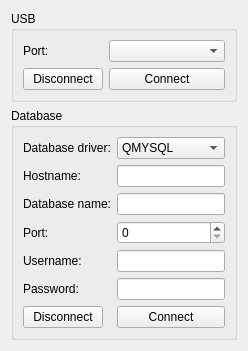
<?xml version="1.0" encoding="UTF-8"?>
<ui version="4.0">
 <class>ConnectionWindow</class>
 <widget class="QWidget" name="ConnectionWindow">
  <property name="windowModality">
   <enum>Qt::NonModal</enum>
  </property>
  <property name="geometry">
   <rect>
    <x>0</x>
    <y>0</y>
    <width>370</width>
    <height>370</height>
   </rect>
  </property>
  <property name="sizePolicy">
   <sizepolicy hsizetype="Preferred" vsizetype="Preferred">
    <horstretch>0</horstretch>
    <verstretch>0</verstretch>
   </sizepolicy>
  </property>
  <property name="minimumSize">
   <size>
    <width>370</width>
    <height>370</height>
   </size>
  </property>
  <property name="maximumSize">
   <size>
    <width>370</width>
    <height>370</height>
   </size>
  </property>
  <property name="windowTitle">
   <string>Connection</string>
  </property>
  <property name="windowIcon">
   <iconset resource="../../../../resources/icons/buttons/buttonicons.qrc">
    <normaloff>:/icons/buttons/connect.png</normaloff>:/icons/buttons/connect.png</iconset>
  </property>
  <layout class="QVBoxLayout" name="verticalLayout">
   <property name="sizeConstraint">
    <enum>QLayout::SetFixedSize</enum>
   </property>
   <item>
    <widget class="QGroupBox" name="groupBox">
     <property name="title">
      <string>USB</string>
     </property>
     <layout class="QFormLayout" name="formLayout">
      <item row="0" column="0">
       <widget class="QLabel" name="label">
        <property name="sizePolicy">
         <sizepolicy hsizetype="Preferred" vsizetype="Preferred">
          <horstretch>0</horstretch>
          <verstretch>0</verstretch>
         </sizepolicy>
        </property>
        <property name="text">
         <string>Port:</string>
        </property>
       </widget>
      </item>
      <item row="0" column="1">
       <widget class="QComboBox" name="selectedUSBportComboBox"/>
      </item>
      <item row="1" column="0">
       <widget class="QPushButton" name="usbDisconnectPushButton">
        <property name="text">
         <string>Disconnect</string>
        </property>
        <property name="icon">
         <iconset resource="../../../../resources/icons/buttons/buttonicons.qrc">
          <normaloff>:/icons/buttons/disconnect.png</normaloff>:/icons/buttons/disconnect.png</iconset>
        </property>
       </widget>
      </item>
      <item row="1" column="1">
       <widget class="QPushButton" name="usbConnectPushButton">
        <property name="text">
         <string>Connect</string>
        </property>
        <property name="icon">
         <iconset resource="../../../../resources/icons/buttons/buttonicons.qrc">
          <normaloff>:/icons/buttons/server_connect.png</normaloff>:/icons/buttons/server_connect.png</iconset>
        </property>
       </widget>
      </item>
     </layout>
    </widget>
   </item>
   <item>
    <widget class="QGroupBox" name="groupBox_2">
     <property name="title">
      <string>Database</string>
     </property>
     <layout class="QFormLayout" name="formLayout_2">
      <item row="1" column="1">
       <widget class="QLineEdit" name="hostnameLineEdit"/>
      </item>
      <item row="2" column="1">
       <widget class="QLineEdit" name="databaseNameLineEdit"/>
      </item>
      <item row="1" column="0">
       <widget class="QLabel" name="label_2">
        <property name="text">
         <string>Hostname:</string>
        </property>
       </widget>
      </item>
      <item row="2" column="0">
       <widget class="QLabel" name="label_3">
        <property name="text">
         <string>Database name:</string>
        </property>
       </widget>
      </item>
      <item row="4" column="0">
       <widget class="QLabel" name="label_4">
        <property name="text">
         <string>Username:</string>
        </property>
       </widget>
      </item>
      <item row="4" column="1">
       <widget class="QLineEdit" name="usernameLineEdit"/>
      </item>
      <item row="5" column="1">
       <widget class="QLineEdit" name="passwordLineEdit">
        <property name="echoMode">
         <enum>QLineEdit::Password</enum>
        </property>
       </widget>
      </item>
      <item row="5" column="0">
       <widget class="QLabel" name="label_5">
        <property name="text">
         <string>Password:</string>
        </property>
       </widget>
      </item>
      <item row="6" column="0">
       <widget class="QPushButton" name="databaseDisconnectPushButton">
        <property name="text">
         <string>Disconnect</string>
        </property>
        <property name="icon">
         <iconset resource="../../../../resources/icons/buttons/buttonicons.qrc">
          <normaloff>:/icons/buttons/disconnect.png</normaloff>:/icons/buttons/disconnect.png</iconset>
        </property>
       </widget>
      </item>
      <item row="6" column="1">
       <widget class="QPushButton" name="databaseConnectPushButton">
        <property name="text">
         <string>Connect</string>
        </property>
        <property name="icon">
         <iconset resource="../../../../resources/icons/buttons/buttonicons.qrc">
          <normaloff>:/icons/buttons/database_connect.png</normaloff>:/icons/buttons/database_connect.png</iconset>
        </property>
       </widget>
      </item>
      <item row="0" column="0">
       <widget class="QLabel" name="label_6">
        <property name="text">
         <string>Database driver:</string>
        </property>
       </widget>
      </item>
      <item row="0" column="1">
       <widget class="QComboBox" name="databaseDriverComboBox">
        <item>
         <property name="text">
          <string>QMYSQL</string>
         </property>
        </item>
        <item>
         <property name="text">
          <string>MARIADB</string>
         </property>
        </item>
        <item>
         <property name="text">
          <string>QODBC</string>
         </property>
        </item>
       </widget>
      </item>
      <item row="3" column="1">
       <widget class="QSpinBox" name="portSpinBox">
        <property name="maximum">
         <number>999999</number>
        </property>
       </widget>
      </item>
      <item row="3" column="0">
       <widget class="QLabel" name="label_7">
        <property name="text">
         <string>Port:</string>
        </property>
       </widget>
      </item>
     </layout>
    </widget>
   </item>
  </layout>
 </widget>
 <resources>
  <include location="../../../../resources/icons/buttons/buttonicons.qrc"/>
  <include location="../../../../resources/icons/buttons/buttonicons.qrc"/>
  <include location="../../../../resources/icons/buttons/buttonicons.qrc"/>
 </resources>
 <connections/>
</ui>
